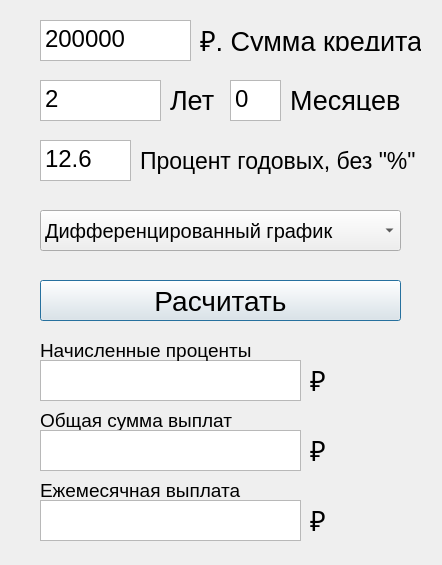
<?xml version="1.0" encoding="UTF-8"?>
<ui version="4.0">
 <class>Dialog</class>
 <widget class="QDialog" name="Dialog">
  <property name="geometry">
   <rect>
    <x>0</x>
    <y>0</y>
    <width>442</width>
    <height>565</height>
   </rect>
  </property>
  <property name="windowTitle">
   <string>Dialog</string>
  </property>
  <widget class="QPlainTextEdit" name="text_sum">
   <property name="geometry">
    <rect>
     <x>40</x>
     <y>20</y>
     <width>151</width>
     <height>41</height>
    </rect>
   </property>
   <property name="font">
    <font>
     <pointsize>18</pointsize>
     <weight>50</weight>
     <italic>false</italic>
     <bold>false</bold>
     <underline>false</underline>
     <strikeout>false</strikeout>
    </font>
   </property>
   <property name="mouseTracking">
    <bool>false</bool>
   </property>
   <property name="acceptDrops">
    <bool>true</bool>
   </property>
   <property name="layoutDirection">
    <enum>Qt::LeftToRight</enum>
   </property>
   <property name="autoFillBackground">
    <bool>false</bool>
   </property>
   <property name="inputMethodHints">
    <set>Qt::ImhNone</set>
   </property>
   <property name="tabChangesFocus">
    <bool>false</bool>
   </property>
   <property name="readOnly">
    <bool>false</bool>
   </property>
   <property name="plainText">
    <string>200000</string>
   </property>
   <property name="overwriteMode">
    <bool>false</bool>
   </property>
   <property name="backgroundVisible">
    <bool>false</bool>
   </property>
  </widget>
  <widget class="QPlainTextEdit" name="text_years">
   <property name="geometry">
    <rect>
     <x>40</x>
     <y>80</y>
     <width>121</width>
     <height>41</height>
    </rect>
   </property>
   <property name="font">
    <font>
     <pointsize>18</pointsize>
     <weight>50</weight>
     <italic>false</italic>
     <bold>false</bold>
     <underline>false</underline>
     <strikeout>false</strikeout>
    </font>
   </property>
   <property name="mouseTracking">
    <bool>false</bool>
   </property>
   <property name="acceptDrops">
    <bool>true</bool>
   </property>
   <property name="layoutDirection">
    <enum>Qt::LeftToRight</enum>
   </property>
   <property name="autoFillBackground">
    <bool>false</bool>
   </property>
   <property name="inputMethodHints">
    <set>Qt::ImhNone</set>
   </property>
   <property name="tabChangesFocus">
    <bool>false</bool>
   </property>
   <property name="readOnly">
    <bool>false</bool>
   </property>
   <property name="plainText">
    <string>2</string>
   </property>
   <property name="overwriteMode">
    <bool>false</bool>
   </property>
   <property name="backgroundVisible">
    <bool>false</bool>
   </property>
  </widget>
  <widget class="QLabel" name="label">
   <property name="geometry">
    <rect>
     <x>170</x>
     <y>90</y>
     <width>71</width>
     <height>21</height>
    </rect>
   </property>
   <property name="font">
    <font>
     <pointsize>20</pointsize>
    </font>
   </property>
   <property name="text">
    <string>Лет</string>
   </property>
  </widget>
  <widget class="QPlainTextEdit" name="text_month">
   <property name="geometry">
    <rect>
     <x>230</x>
     <y>80</y>
     <width>51</width>
     <height>41</height>
    </rect>
   </property>
   <property name="font">
    <font>
     <pointsize>18</pointsize>
     <weight>50</weight>
     <italic>false</italic>
     <bold>false</bold>
     <underline>false</underline>
     <strikeout>false</strikeout>
    </font>
   </property>
   <property name="mouseTracking">
    <bool>false</bool>
   </property>
   <property name="acceptDrops">
    <bool>true</bool>
   </property>
   <property name="layoutDirection">
    <enum>Qt::LeftToRight</enum>
   </property>
   <property name="autoFillBackground">
    <bool>false</bool>
   </property>
   <property name="inputMethodHints">
    <set>Qt::ImhNone</set>
   </property>
   <property name="tabChangesFocus">
    <bool>false</bool>
   </property>
   <property name="readOnly">
    <bool>false</bool>
   </property>
   <property name="plainText">
    <string>0</string>
   </property>
   <property name="overwriteMode">
    <bool>false</bool>
   </property>
   <property name="backgroundVisible">
    <bool>false</bool>
   </property>
  </widget>
  <widget class="QLabel" name="label_2">
   <property name="geometry">
    <rect>
     <x>290</x>
     <y>90</y>
     <width>111</width>
     <height>21</height>
    </rect>
   </property>
   <property name="font">
    <font>
     <pointsize>20</pointsize>
    </font>
   </property>
   <property name="text">
    <string>Месяцев</string>
   </property>
  </widget>
  <widget class="QPlainTextEdit" name="text_percent">
   <property name="geometry">
    <rect>
     <x>40</x>
     <y>140</y>
     <width>91</width>
     <height>41</height>
    </rect>
   </property>
   <property name="font">
    <font>
     <pointsize>18</pointsize>
     <weight>50</weight>
     <italic>false</italic>
     <bold>false</bold>
     <underline>false</underline>
     <strikeout>false</strikeout>
    </font>
   </property>
   <property name="mouseTracking">
    <bool>false</bool>
   </property>
   <property name="acceptDrops">
    <bool>true</bool>
   </property>
   <property name="layoutDirection">
    <enum>Qt::LeftToRight</enum>
   </property>
   <property name="autoFillBackground">
    <bool>false</bool>
   </property>
   <property name="inputMethodHints">
    <set>Qt::ImhPreferNumbers</set>
   </property>
   <property name="tabChangesFocus">
    <bool>false</bool>
   </property>
   <property name="readOnly">
    <bool>false</bool>
   </property>
   <property name="plainText">
    <string>12.6</string>
   </property>
   <property name="overwriteMode">
    <bool>false</bool>
   </property>
   <property name="backgroundVisible">
    <bool>false</bool>
   </property>
  </widget>
  <widget class="QLabel" name="label_3">
   <property name="geometry">
    <rect>
     <x>140</x>
     <y>140</y>
     <width>311</width>
     <height>41</height>
    </rect>
   </property>
   <property name="font">
    <font>
     <pointsize>17</pointsize>
    </font>
   </property>
   <property name="text">
    <string>Процент годовых, без &quot;%&quot;</string>
   </property>
  </widget>
  <widget class="QComboBox" name="comboBox">
   <property name="geometry">
    <rect>
     <x>40</x>
     <y>210</y>
     <width>361</width>
     <height>41</height>
    </rect>
   </property>
   <property name="font">
    <font>
     <pointsize>15</pointsize>
    </font>
   </property>
   <item>
    <property name="text">
     <string>Дифференцированный график</string>
    </property>
   </item>
   <item>
    <property name="text">
     <string>Аннуитентный график</string>
    </property>
   </item>
  </widget>
  <widget class="QPushButton" name="pushButton">
   <property name="geometry">
    <rect>
     <x>40</x>
     <y>280</y>
     <width>361</width>
     <height>41</height>
    </rect>
   </property>
   <property name="font">
    <font>
     <pointsize>21</pointsize>
    </font>
   </property>
   <property name="text">
    <string>Расчитать</string>
   </property>
  </widget>
  <widget class="QTextEdit" name="text_res_perep">
   <property name="geometry">
    <rect>
     <x>40</x>
     <y>360</y>
     <width>261</width>
     <height>41</height>
    </rect>
   </property>
   <property name="font">
    <font>
     <pointsize>18</pointsize>
    </font>
   </property>
   <property name="readOnly">
    <bool>true</bool>
   </property>
   <property name="html">
    <string>&lt;!DOCTYPE HTML PUBLIC &quot;-//W3C//DTD HTML 4.0//EN&quot; &quot;http://www.w3.org/TR/REC-html40/strict.dtd&quot;&gt;
&lt;html&gt;&lt;head&gt;&lt;meta name=&quot;qrichtext&quot; content=&quot;1&quot; /&gt;&lt;style type=&quot;text/css&quot;&gt;
p, li { white-space: pre-wrap; }
&lt;/style&gt;&lt;/head&gt;&lt;body style=&quot; font-family:'MS Shell Dlg 2'; font-size:18pt; font-weight:400; font-style:normal;&quot;&gt;
&lt;p style=&quot;-qt-paragraph-type:empty; margin-top:0px; margin-bottom:0px; margin-left:0px; margin-right:0px; -qt-block-indent:0; text-indent:0px;&quot;&gt;&lt;br /&gt;&lt;/p&gt;&lt;/body&gt;&lt;/html&gt;</string>
   </property>
  </widget>
  <widget class="QLabel" name="label_4">
   <property name="geometry">
    <rect>
     <x>200</x>
     <y>30</y>
     <width>221</width>
     <height>21</height>
    </rect>
   </property>
   <property name="font">
    <font>
     <pointsize>20</pointsize>
    </font>
   </property>
   <property name="text">
    <string>₽, Cумма кредита</string>
   </property>
  </widget>
  <widget class="QLabel" name="label_5">
   <property name="geometry">
    <rect>
     <x>40</x>
     <y>330</y>
     <width>211</width>
     <height>41</height>
    </rect>
   </property>
   <property name="font">
    <font>
     <pointsize>14</pointsize>
    </font>
   </property>
   <property name="text">
    <string>Начисленные проценты</string>
   </property>
  </widget>
  <widget class="QLabel" name="label_6">
   <property name="geometry">
    <rect>
     <x>40</x>
     <y>400</y>
     <width>211</width>
     <height>41</height>
    </rect>
   </property>
   <property name="font">
    <font>
     <pointsize>14</pointsize>
    </font>
   </property>
   <property name="text">
    <string>Общая сумма выплат</string>
   </property>
  </widget>
  <widget class="QTextEdit" name="text_res_sum">
   <property name="geometry">
    <rect>
     <x>40</x>
     <y>430</y>
     <width>261</width>
     <height>41</height>
    </rect>
   </property>
   <property name="font">
    <font>
     <pointsize>18</pointsize>
    </font>
   </property>
   <property name="readOnly">
    <bool>true</bool>
   </property>
  </widget>
  <widget class="QLabel" name="label_7">
   <property name="geometry">
    <rect>
     <x>40</x>
     <y>470</y>
     <width>211</width>
     <height>41</height>
    </rect>
   </property>
   <property name="font">
    <font>
     <pointsize>14</pointsize>
    </font>
   </property>
   <property name="text">
    <string>Ежемесячная выплата</string>
   </property>
  </widget>
  <widget class="QTextEdit" name="text_res_month">
   <property name="geometry">
    <rect>
     <x>40</x>
     <y>500</y>
     <width>261</width>
     <height>41</height>
    </rect>
   </property>
   <property name="font">
    <font>
     <pointsize>18</pointsize>
    </font>
   </property>
   <property name="readOnly">
    <bool>true</bool>
   </property>
  </widget>
  <widget class="QLabel" name="label_8">
   <property name="geometry">
    <rect>
     <x>310</x>
     <y>370</y>
     <width>111</width>
     <height>21</height>
    </rect>
   </property>
   <property name="font">
    <font>
     <pointsize>20</pointsize>
    </font>
   </property>
   <property name="text">
    <string>₽</string>
   </property>
  </widget>
  <widget class="QLabel" name="label_9">
   <property name="geometry">
    <rect>
     <x>310</x>
     <y>440</y>
     <width>111</width>
     <height>21</height>
    </rect>
   </property>
   <property name="font">
    <font>
     <pointsize>20</pointsize>
    </font>
   </property>
   <property name="text">
    <string>₽</string>
   </property>
  </widget>
  <widget class="QLabel" name="label_10">
   <property name="geometry">
    <rect>
     <x>310</x>
     <y>510</y>
     <width>111</width>
     <height>21</height>
    </rect>
   </property>
   <property name="font">
    <font>
     <pointsize>20</pointsize>
    </font>
   </property>
   <property name="text">
    <string>₽</string>
   </property>
  </widget>
 </widget>
 <resources/>
 <connections/>
</ui>
